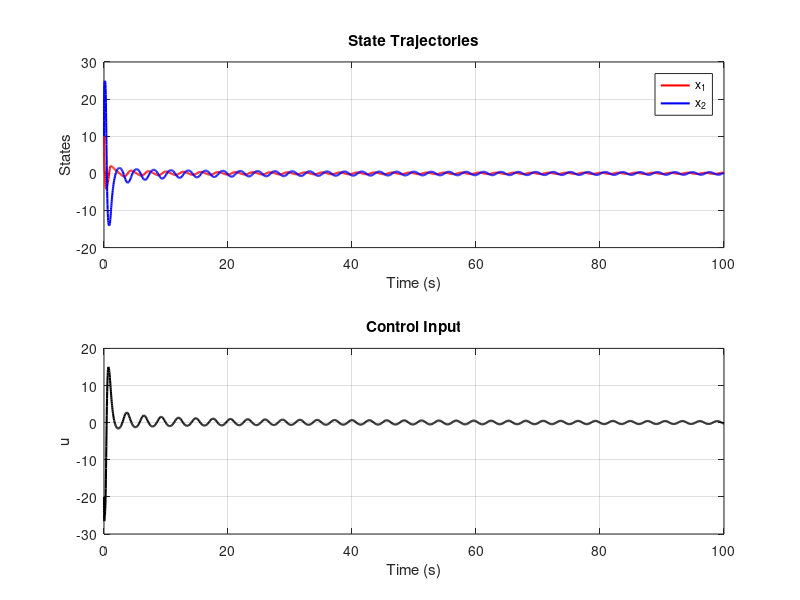

Write the MATLAB code that produced this figure.
%% ALNC Lab Assignment-3 Question-2
clc;
clear;
close all;

% Parameters
tspan = [0 100]; % Simulation time
x0 = [10; 10]; % Initial conditions

% System dynamics
function dx = sys(~, x)
    x1 = x(1);
    x2 = x(2);

    phi = (-3/2) * x1 ^ 2; % Virtual control, to stabilize x1 system
    z = x2 - phi; % Virtual state

    % Control law
    u = 5 * x1 + (3/2) * x1 ^ 3;

    dx1 = -x2 - (3/2) * x1 ^ 2 - (1/2) * x1 ^ 3;
    dx2 = u;

    dx = [dx1; dx2];
end

% Simulate the system
[t, x] = ode45(@(t, x) sys(t, x), tspan, x0);

% Plot state trajectories
figure;
subplot(2, 1, 1);
plot(t, x(:, 1), 'r', 'LineWidth', 1.5); hold on;
plot(t, x(:, 2), 'b', 'LineWidth', 1.5);
title('State Trajectories');
xlabel('Time (s)');
ylabel('States');
legend('x_1', 'x_2');
grid on;

% Plot control input
subplot(2, 1, 2);
u = -x(:, 1) - x(:, 2); % Control law
plot(t, u, 'k', 'LineWidth', 1.5);
title('Control Input');
xlabel('Time (s)');
ylabel('u');
grid on;
